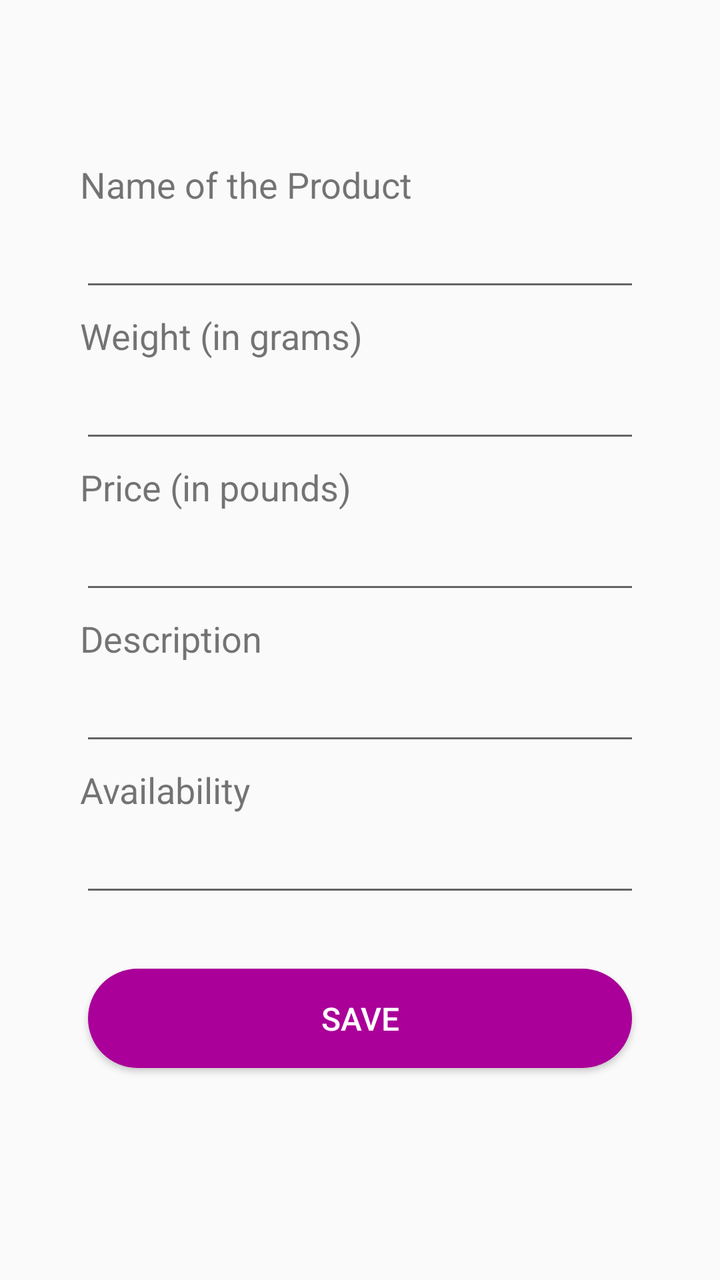
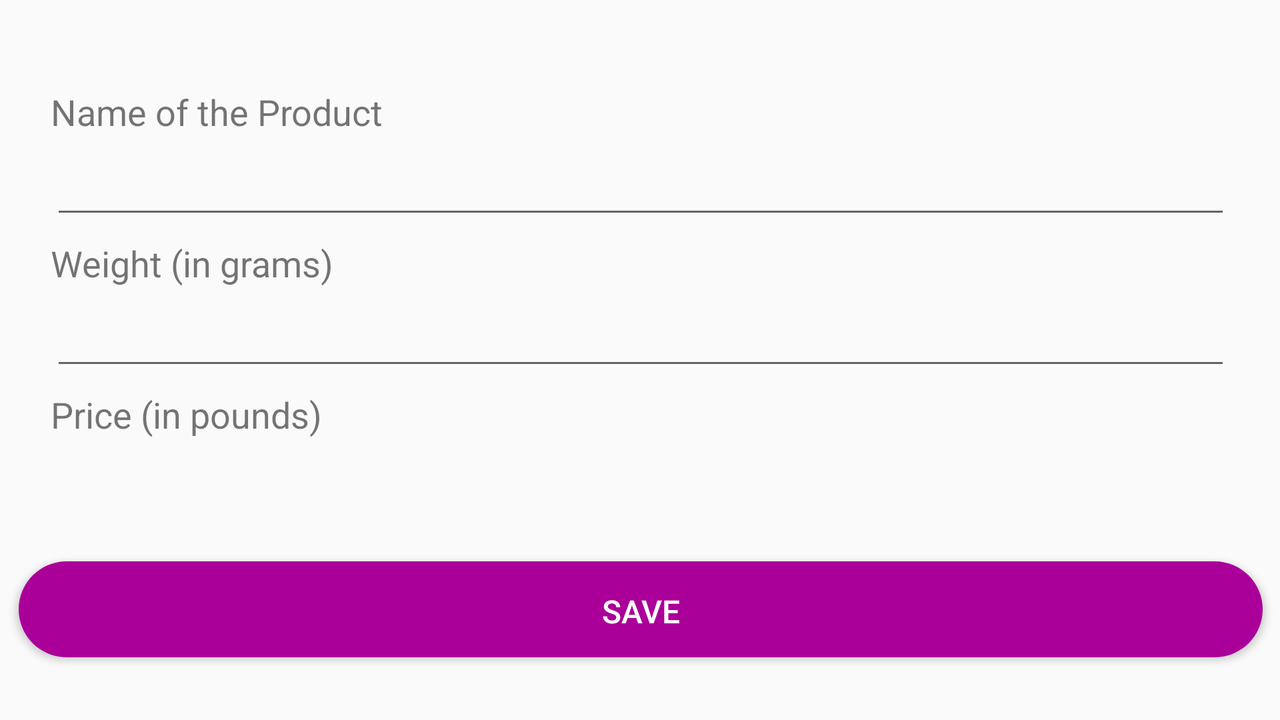

Two renders of one Android screen. The first uses the default layout on a phone; the second uses the alternative layout the repository ships for a different screen configuration, on a matching device. The two XML files are below.
<!-- AndroidManifest.xml: application theme AppTheme -->
<!-- res/layout/activity_edit_page.xml -->
<?xml version="1.0" encoding="utf-8"?>
<android.support.constraint.ConstraintLayout xmlns:android="http://schemas.android.com/apk/res/android"
    xmlns:app="http://schemas.android.com/apk/res-auto"
    xmlns:tools="http://schemas.android.com/tools"
    android:layout_width="match_parent"
    android:layout_height="match_parent"
    tools:context=".Activities.EditPageActivity">

    <LinearLayout
        android:layout_width="match_parent"
        android:layout_height="wrap_content"
        android:layout_margin="20dp"
        android:layout_marginStart="8dp"
        android:layout_marginLeft="8dp"
        android:layout_marginTop="8dp"
        android:layout_marginEnd="8dp"
        android:layout_marginRight="8dp"
        android:layout_marginBottom="8dp"
        android:orientation="vertical"
        app:layout_constraintBottom_toBottomOf="parent"
        app:layout_constraintEnd_toEndOf="parent"
        app:layout_constraintStart_toStartOf="parent"
        app:layout_constraintTop_toTopOf="parent">

        <TextView
            android:layout_width="match_parent"
            android:layout_height="wrap_content"
            android:layout_marginLeft="20dp"
            android:layout_marginTop="0dp"
            android:layout_marginRight="20dp"
            android:layout_marginBottom="0dp"
            android:text="@string/name_of_the_product"
            android:textSize="18sp" />

        <EditText
            android:id="@+id/txtName"
            android:layout_width="match_parent"
            android:layout_height="wrap_content"
            android:layout_marginLeft="20dp"
            android:layout_marginTop="5dp"
            android:layout_marginRight="20dp"
            android:layout_marginBottom="5dp"
            android:ems="10"
            android:inputType="textPersonName|textCapSentences" />

        <TextView
            android:id="@+id/textView"
            android:layout_width="match_parent"
            android:layout_height="wrap_content"
            android:layout_marginLeft="20dp"
            android:layout_marginTop="0dp"
            android:layout_marginRight="20dp"
            android:layout_marginBottom="0dp"
            android:text="@string/weight"
            android:textSize="18sp" />

        <EditText
            android:id="@+id/txtWeight"
            android:layout_width="match_parent"
            android:layout_height="wrap_content"
            android:layout_marginLeft="20dp"
            android:layout_marginTop="5dp"
            android:layout_marginRight="20dp"
            android:layout_marginBottom="5dp"
            android:ems="10"
            android:inputType="number|numberDecimal" />

        <TextView
            android:id="@+id/textView2"
            android:layout_width="match_parent"
            android:layout_height="wrap_content"
            android:layout_marginLeft="20dp"
            android:layout_marginTop="0dp"
            android:layout_marginRight="20dp"
            android:layout_marginBottom="0dp"
            android:text="@string/price"
            android:textSize="18sp" />

        <EditText
            android:id="@+id/txtPrice"
            android:layout_width="match_parent"
            android:layout_height="wrap_content"
            android:layout_marginLeft="20dp"
            android:layout_marginTop="5dp"
            android:layout_marginRight="20dp"
            android:layout_marginBottom="5dp"
            android:ems="10"
            android:inputType="number|numberDecimal" />

        <TextView
            android:id="@+id/textView3"
            android:layout_width="match_parent"
            android:layout_height="wrap_content"
            android:layout_marginLeft="20dp"
            android:layout_marginTop="0dp"
            android:layout_marginRight="20dp"
            android:layout_marginBottom="0dp"
            android:text="@string/description"
            android:textSize="18sp" />

        <EditText
            android:id="@+id/txtDescription"
            android:layout_width="match_parent"
            android:layout_height="wrap_content"
            android:layout_marginLeft="20dp"
            android:layout_marginTop="5dp"
            android:layout_marginRight="20dp"
            android:layout_marginBottom="5dp"
            android:ems="10"
            android:inputType="textAutoCorrect|textMultiLine|textCapSentences" />

        <TextView
            android:id="@+id/textView4"
            android:layout_width="match_parent"
            android:layout_height="wrap_content"
            android:layout_marginLeft="20dp"
            android:layout_marginTop="0dp"
            android:layout_marginRight="20dp"
            android:layout_marginBottom="0dp"
            android:text="@string/availability"
            android:textSize="18sp" />

        <EditText
            android:id="@+id/txtAvailability"
            android:layout_width="match_parent"
            android:layout_height="wrap_content"
            android:layout_marginLeft="20dp"
            android:layout_marginTop="5dp"
            android:layout_marginRight="20dp"
            android:layout_marginBottom="5dp"
            android:ems="10"
            android:inputType="textPersonName|textCapWords" />

        <Button
            android:id="@+id/btnEditProduct"
            android:layout_width="match_parent"
            android:layout_height="wrap_content"
            android:layout_margin="20dp"
            android:onClick="editSave"
            android:text="@string/save"
            android:theme="@style/button" />

    </LinearLayout>


</android.support.constraint.ConstraintLayout>
<!-- resources referenced by this layout -->
<resources>
  <string name="availability">Availability</string>
  <string name="description">Description</string>
  <string name="name_of_the_product">Name of the Product</string>
  <string name="price">Price (in pounds)</string>
  <string name="save">Save</string>
  <string name="weight">Weight (in grams)</string>
  <style name="button">
          <item name="android:padding">20dp</item>
          <item name="android:textColor">#FFFFFF</item>
          <item name="android:textSize">16sp</item>
          <item name="android:checkedButton">@color/colorAccent</item>
      </style>
  <!-- from res/values-v28/ -->
  <style name="AppTheme" parent="Theme.AppCompat.Light.DarkActionBar">
          
          <item name="colorPrimaryDark">@color/colorPrimaryDark</item>
          <item name="colorAccent">@color/colorAccent</item>
          <item name="colorPrimary">@color/title</item>
  
          <item name="android:buttonCornerRadius">30dp</item>
          <item name="android:statusBarColor">@color/title</item>
          <item name="android:colorButtonNormal">@color/btnBg</item>
      </style>
  <color name="colorAccent">#D81B60</color>
  <color name="colorPrimaryDark">#00574B</color>
  <color name="title">#660066</color>
  <color name="btnBg">#AA0099</color>
</resources>
<!-- res/layout-land/activity_edit_page.xml (the repository's variant of the layout above) -->
<!-- drawn on the phone turned sideways -->
<?xml version="1.0" encoding="utf-8"?>
<android.support.constraint.ConstraintLayout xmlns:android="http://schemas.android.com/apk/res/android"
    xmlns:app="http://schemas.android.com/apk/res-auto"
    xmlns:tools="http://schemas.android.com/tools"
    android:layout_width="match_parent"
    android:layout_height="match_parent"
    tools:context=".Activities.EditPageActivity">

    <LinearLayout
        android:layout_width="670dp"
        android:layout_height="329dp"
        android:layout_marginStart="8dp"
        android:layout_marginLeft="8dp"
        android:layout_marginTop="8dp"
        android:layout_marginEnd="8dp"
        android:layout_marginRight="8dp"
        android:layout_marginBottom="8dp"
        android:orientation="vertical"
        app:layout_constraintBottom_toBottomOf="parent"
        app:layout_constraintEnd_toEndOf="parent"
        app:layout_constraintStart_toStartOf="parent"
        app:layout_constraintTop_toTopOf="parent">

        <ScrollView
            android:layout_width="match_parent"
            android:layout_height="231dp"
            android:layout_marginTop="8dp"
            android:layout_marginBottom="10dp"
            app:layout_constraintBottom_toBottomOf="parent"
            app:layout_constraintStart_toStartOf="parent"
            app:layout_constraintTop_toTopOf="parent">

            <LinearLayout
                android:layout_width="match_parent"
                android:layout_height="wrap_content"
                android:layout_margin="20dp"
                android:layout_marginStart="8dp"
                android:layout_marginLeft="8dp"
                android:layout_marginTop="8dp"
                android:layout_marginEnd="8dp"
                android:layout_marginRight="8dp"
                android:layout_marginBottom="8dp"
                android:orientation="vertical"
                app:layout_constraintBottom_toBottomOf="parent"
                app:layout_constraintEnd_toEndOf="parent"
                app:layout_constraintStart_toStartOf="parent"
                app:layout_constraintTop_toTopOf="parent">

                <TextView
                    android:layout_width="match_parent"
                    android:layout_height="wrap_content"
                    android:layout_marginLeft="20dp"
                    android:layout_marginTop="0dp"
                    android:layout_marginRight="20dp"
                    android:layout_marginBottom="0dp"
                    android:text="@string/name_of_the_product"
                    android:textSize="18sp" />

                <EditText
                    android:id="@+id/txtName"
                    android:layout_width="match_parent"
                    android:layout_height="wrap_content"
                    android:layout_marginLeft="20dp"
                    android:layout_marginTop="5dp"
                    android:layout_marginRight="20dp"
                    android:layout_marginBottom="5dp"
                    android:ems="10"
                    android:inputType="textPersonName|textCapSentences" />

                <TextView
                    android:id="@+id/textView"
                    android:layout_width="match_parent"
                    android:layout_height="wrap_content"
                    android:layout_marginLeft="20dp"
                    android:layout_marginTop="0dp"
                    android:layout_marginRight="20dp"
                    android:layout_marginBottom="0dp"
                    android:text="@string/weight"
                    android:textSize="18sp" />

                <EditText
                    android:id="@+id/txtWeight"
                    android:layout_width="match_parent"
                    android:layout_height="wrap_content"
                    android:layout_marginLeft="20dp"
                    android:layout_marginTop="5dp"
                    android:layout_marginRight="20dp"
                    android:layout_marginBottom="5dp"
                    android:ems="10"
                    android:inputType="number|numberDecimal" />

                <TextView
                    android:id="@+id/textView2"
                    android:layout_width="match_parent"
                    android:layout_height="wrap_content"
                    android:layout_marginLeft="20dp"
                    android:layout_marginTop="0dp"
                    android:layout_marginRight="20dp"
                    android:layout_marginBottom="0dp"
                    android:text="@string/price"
                    android:textSize="18sp" />

                <EditText
                    android:id="@+id/txtPrice"
                    android:layout_width="match_parent"
                    android:layout_height="wrap_content"
                    android:layout_marginLeft="20dp"
                    android:layout_marginTop="5dp"
                    android:layout_marginRight="20dp"
                    android:layout_marginBottom="5dp"
                    android:ems="10"
                    android:inputType="number|numberDecimal" />

                <TextView
                    android:id="@+id/textView3"
                    android:layout_width="match_parent"
                    android:layout_height="wrap_content"
                    android:layout_marginLeft="20dp"
                    android:layout_marginTop="0dp"
                    android:layout_marginRight="20dp"
                    android:layout_marginBottom="0dp"
                    android:text="@string/description"
                    android:textSize="18sp" />

                <EditText
                    android:id="@+id/txtDescription"
                    android:layout_width="match_parent"
                    android:layout_height="wrap_content"
                    android:layout_marginLeft="20dp"
                    android:layout_marginTop="5dp"
                    android:layout_marginRight="20dp"
                    android:layout_marginBottom="5dp"
                    android:ems="10"
                    android:inputType="textAutoCorrect|textMultiLine|textCapSentences" />

                <TextView
                    android:id="@+id/textView4"
                    android:layout_width="match_parent"
                    android:layout_height="wrap_content"
                    android:layout_marginLeft="20dp"
                    android:layout_marginTop="0dp"
                    android:layout_marginRight="20dp"
                    android:layout_marginBottom="0dp"
                    android:text="@string/availability"
                    android:textSize="18sp" />

                <EditText
                    android:id="@+id/txtAvailability"
                    android:layout_width="match_parent"
                    android:layout_height="wrap_content"
                    android:layout_marginLeft="20dp"
                    android:layout_marginTop="5dp"
                    android:layout_marginRight="20dp"
                    android:layout_marginBottom="20dp"
                    android:ems="10"
                    android:inputType="textPersonName|textCapWords" />


            </LinearLayout>
        </ScrollView>

        <Button
            android:id="@+id/btnEditProduct"
            android:layout_width="match_parent"
            android:layout_height="wrap_content"
            android:layout_marginLeft="20dp"
            android:layout_marginTop="10dp"
            android:layout_marginRight="20dp"
            android:layout_marginBottom="10dp"
            android:onClick="editSave"
            android:text="@string/save"
            android:theme="@style/button" />
    </LinearLayout>


</android.support.constraint.ConstraintLayout>
